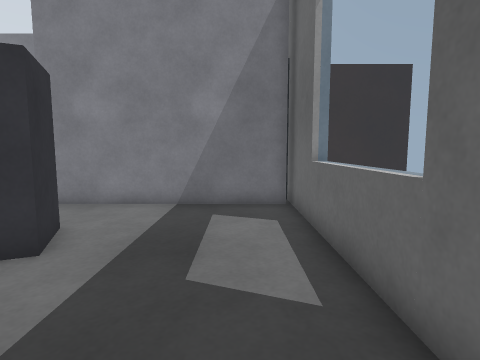
view 1 (above)

17 first-person views from a walk through a Gazebo world. The camera is 0.94 m above the floor, tilts 6° down and sees 80° across. The floor is counted in squares, 0.5 m on a side. Each view is taken from the middle of a square. On the plan, view 1 faces up. The plan holds only what a view shows up to about 16 squares ahead; the rest is blank. The place goes on beyond the plan.

view 2
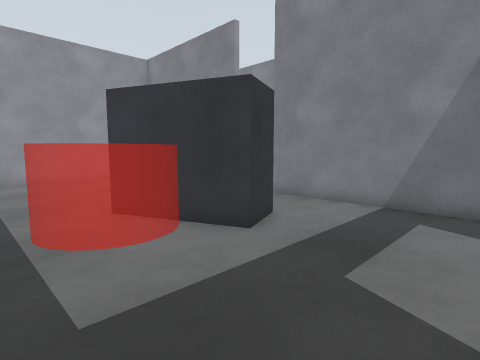

view 3
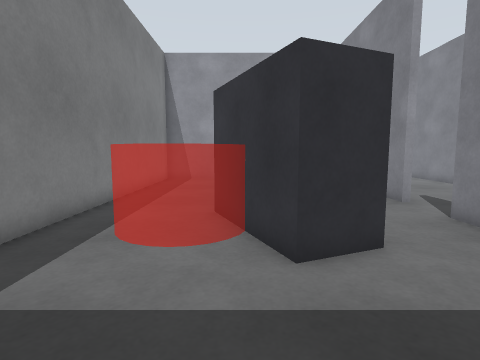

view 4
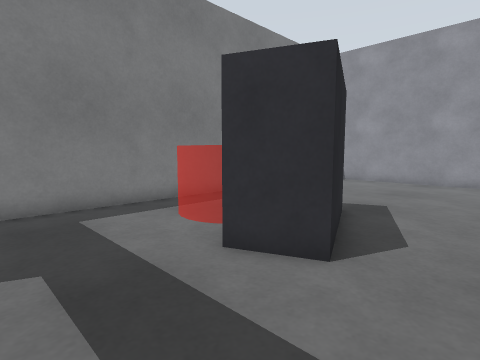

view 5
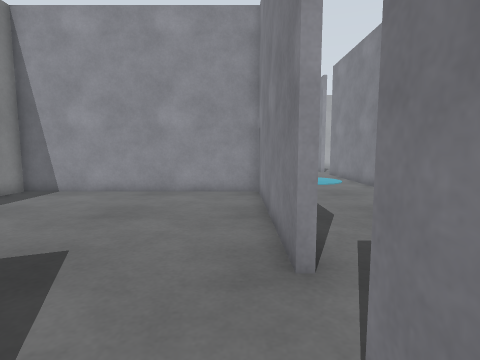

view 6
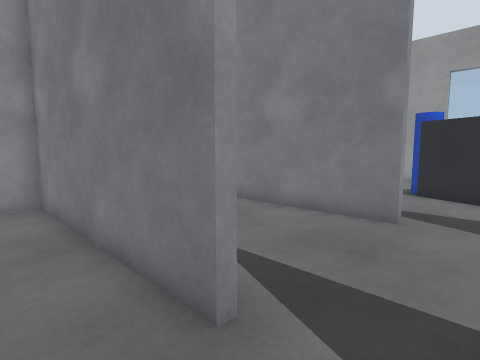

view 7
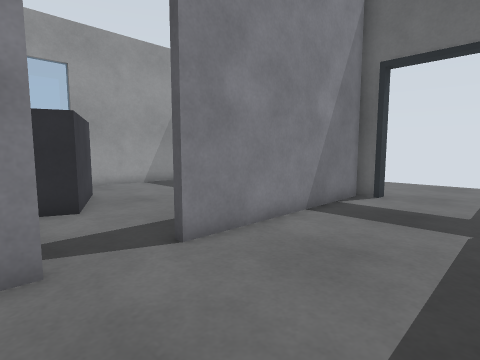

view 8
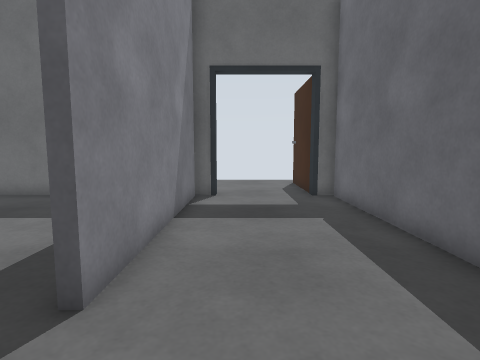

view 9
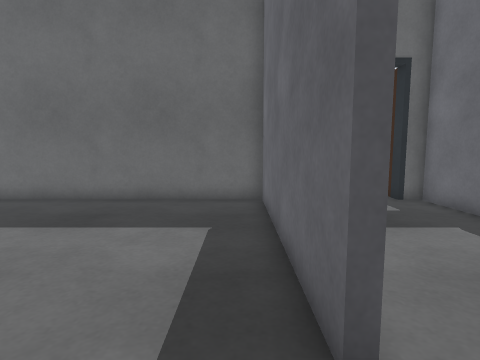

view 10
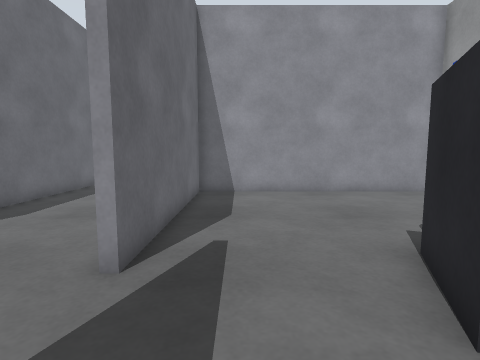

view 11
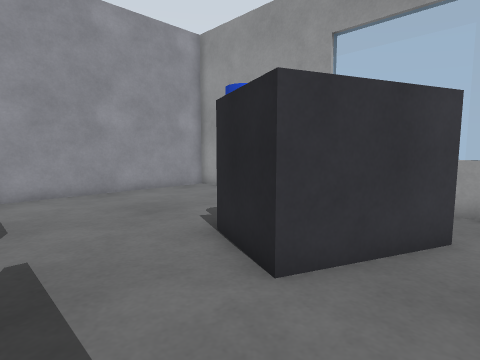

view 12
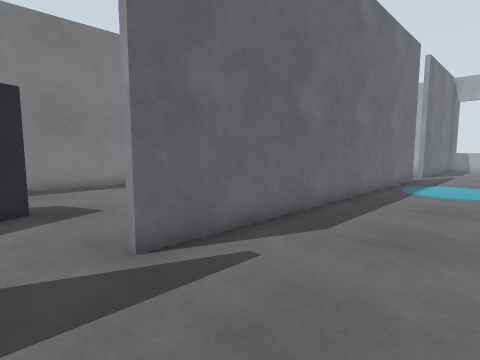

view 13
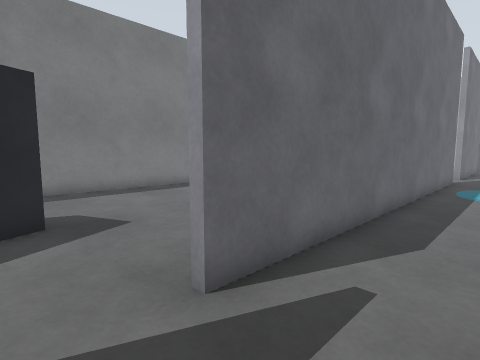

view 14
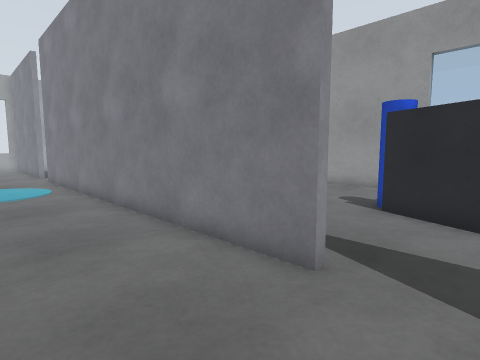

view 15
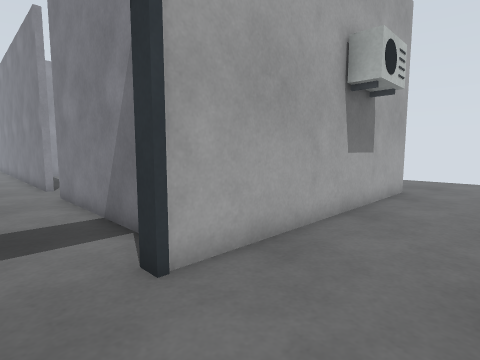

view 16
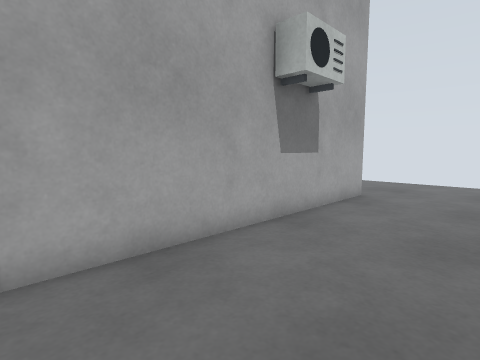

view 17
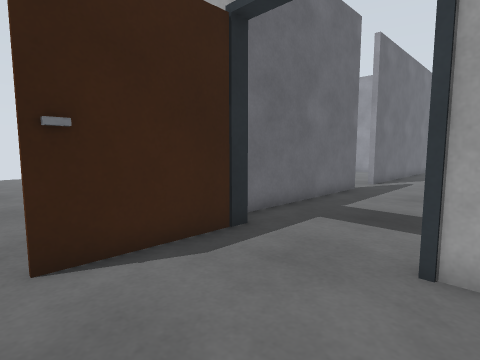

### Floor plan
Key: @ floor where view 1 was taken; # wall or solid block; . floor; L door leaf; B dark grey box; C blue cylinder; G grey box.
Columns run from 27 left of view 1 to 7 right of it. Each row starts with its distance up from view 1.
 26          #.. ...     ....   .#....
 25          #.......    ..... ..#....
 24          #.......    B.......#....
 23          #.......C  BB.......#G...
 22          #.......C  B........#....
 21          #.......BBBB........#G....
 20          #.........B.........#.....
 19          #...................#.....
 18          #...................#.....
 17          #...................#....
 16  #################...#########.....
 15  ............................L.....
 14 ...................................
 13 ...................................
 12  ..................................
 11  ............................LLLLL.
 10  #################...#########   ..
  9          #...................#   .
  8          #...................#   .
  7          #............B......#   .
  6          #..........BBBB.....    .
  5          #.........BB BB.....    .
  4          #.........    ......   ..
  3          #.........     .....#  ..
  2          #.........     .....#  ..
  1          #..........   ....     ..
  0          #.................@.   ..
 -1          ##################     .

Where each view was taken, in squares from view 1:
view 1: 0 up, 0 right, facing up
view 2: 0 up, 1 right, facing up-left
view 3: 4 up, 1 right, facing left
view 4: 9 up, 0 right, facing down-left
view 5: 9 up, 5 left, facing left
view 6: 8 up, 7 left, facing up-left
view 7: 11 up, 10 left, facing up-right
view 8: 14 up, 10 left, facing right
view 9: 17 up, 9 left, facing right
view 10: 18 up, 5 left, facing left
view 11: 17 up, 5 left, facing up-left
view 12: 15 up, 7 left, facing down-left
view 13: 13 up, 7 left, facing down-left
view 14: 12 up, 7 left, facing up-left
view 15: 13 up, 6 right, facing up-left
view 16: 15 up, 7 right, facing up-left
view 17: 16 up, 7 right, facing down-left
